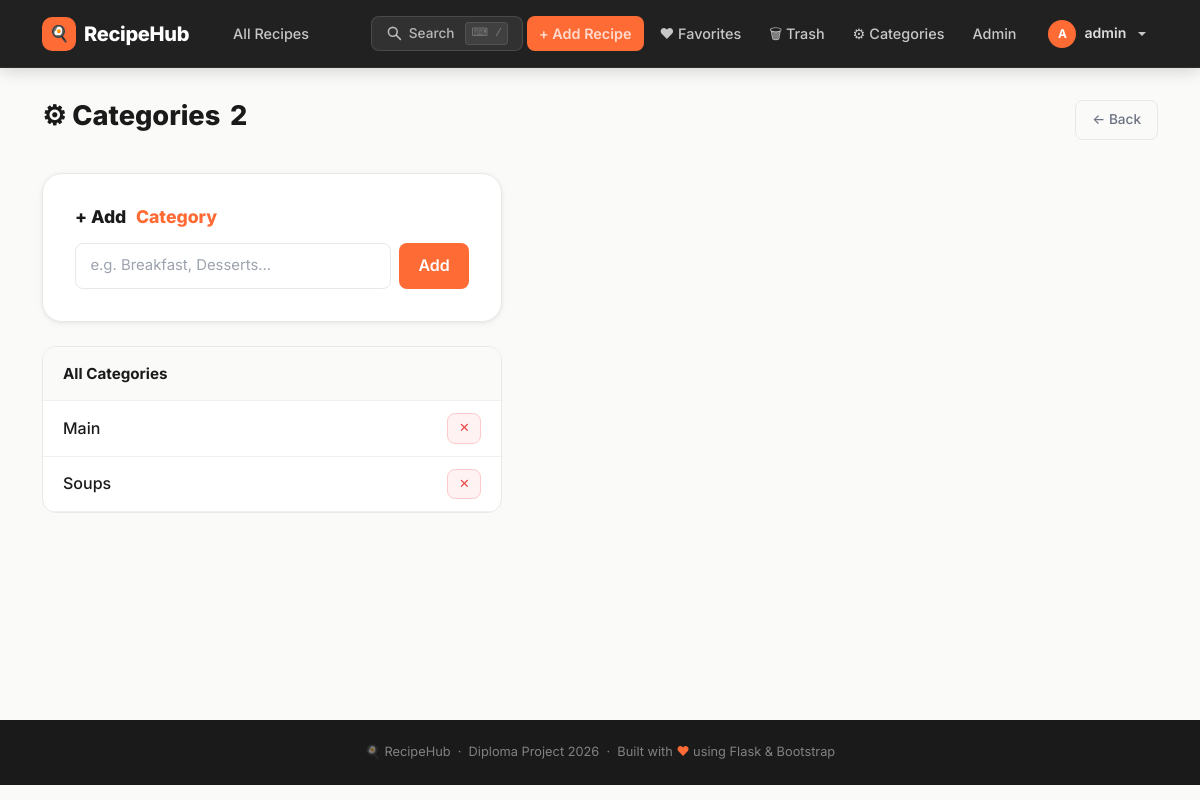
The app's page /admin/categories (signed in) with its own data.
### entities/user.py (models this page shows, shortened)
class User(UserMixin, db.Model):
    __tablename__ = 'users'
    id            = db.Column(db.Integer, primary_key=True)
    username      = db.Column(db.String(100), unique=True, nullable=False)
    email         = db.Column(db.String(255), unique=True, nullable=False, index=True)
    password_hash = db.Column(db.String(255), nullable=False)
    role          = db.Column(db.String(20), default='user')  # 'user' | 'admin'
    bio           = db.Column(db.Text, nullable=True)
    avatar_path   = db.Column(db.String(512), nullable=True)
    is_active     = db.Column(db.Boolean, default=True, nullable=False)
    created_at    = db.Column(db.DateTime, default=datetime.utcnow)
    updated_at    = db.Column(db.DateTime, default=datetime.utcnow, onupdate=datetime.utcnow)
    recipes  = db.relationship('Recipe', backref='author', lazy='dynamic',
                               foreign_keys='Recipe.author_id')
    favorites = db.relationship('Favorite', backref='user', lazy='dynamic')
    ratings   = db.relationship('Rating',   backref='user', lazy='dynamic')
    comments  = db.relationship('Comment',  backref='user', lazy='dynamic')
    def is_admin(self):
        return self.role == 'admin'

### entities/category.py (models this page shows, shortened)
class Category(db.Model):
    __tablename__ = 'categories'
    id          = db.Column(db.Integer, primary_key=True)
    name        = db.Column(db.String(120), unique=True, nullable=False)
    slug        = db.Column(db.String(140), unique=True, nullable=False)
    description = db.Column(db.String(255), nullable=True)
    image_path  = db.Column(db.String(512), nullable=True)
    created_at  = db.Column(db.DateTime, default=datetime.utcnow)
    recipes = db.relationship('Recipe', backref='category', lazy='dynamic')

### app.py (the view, shortened to what this page needs)
@app.route('/admin/categories', methods=['GET', 'POST'])
@login_required
def categories():
    if not current_user.is_admin():
        flash('Access denied', 'danger')
        return redirect(url_for('index'))
    cats = Category.query.all()
    return render_template('categories.html', categories=cats)

### templates/categories.html (shortened to what this page needs)
{% extends "base.html" %}
{% block content %}
<div class="page-header">
  <h1 class="page-header-title">
    ⚙ Categories
    <span class="count-badge">{{ categories|length }}</span>
  </h1>
  <a href="{{ url_for('index') }}" class="btn-ghost" style="font-size:.85rem;">← Back</a>
</div>
<div class="form-card mb-4" style="max-width:460px;">
  <h2 class="form-page-title" style="font-size:1.1rem;margin-bottom:1rem;">
    + Add <span>Category</span>
  </h2>
  <form method="post">
    <div class="d-flex gap-2">
      <input name="name" class="form-input" placeholder="e.g. Breakfast, Desserts…" required>
      <button type="submit" class="btn-accent" style="white-space:nowrap;">Add</button>
    </div>
  </form>
</div>
{% if categories %}
  <div class="content-block" style="max-width:460px;">
    <div class="content-block-header">All Categories</div>
    <div class="content-block-body" style="padding:0;">
      {% for c in categories %}
      <div style="display:flex;align-items:center;justify-content:space-between;
                  padding:.75rem 1.25rem;border-bottom:1px solid var(--border-light);">
        <span style="font-weight:500;">{{ c.name }}</span>
        <form method="post" action="{{ url_for('category_delete', cat_id=c.id) }}"
              style="display:contents">
          <button class="btn-danger-soft" style="font-size:.8rem;padding:.25rem .65rem;"
                  onclick="return confirm('Delete category \'{{ c.name }}\'?')">
            ✕
          </button>
        </form>
      </div>
      {% endfor %}
    </div>
  </div>
{% else %}
  <div class="empty-state" style="padding:2.5rem 1rem;">
    <div class="empty-state-icon">📂</div>
    <h5>No categories yet</h5>
    <p>Add the first category above.</p>
  </div>
{% endif %}
{% endblock %}

### templates/base.html (shortened to what this page needs)
<!doctype html>
<html lang="en">
<head>
  <link href="https://cdn.jsdelivr.net/npm/bootstrap@5.3.0/dist/css/bootstrap.min.css" rel="stylesheet">
  <link rel="stylesheet" href="{{ url_for('static', filename='css/main.css') }}">
</head>
<body>
<nav class="navbar navbar-expand-lg">
  <div class="container">
    <a class="navbar-brand" href="{{ url_for('index') }}">
      <span class="brand-icon">🍳</span>
      RecipeHub
    </a>
    <div class="collapse navbar-collapse" id="navMenu">
      <ul class="navbar-nav me-auto ms-3">
        <li class="nav-item">
          <a class="nav-link" href="{{ url_for('all_recipes') }}">All Recipes</a>
        </li>
      </ul>
      <ul class="navbar-nav ms-auto align-items-center gap-1">
        <li class="nav-item">
          <button class="nav-search-btn" id="navSearchTrigger" title="Search (/)">
            <svg width="16" height="16" viewBox="0 0 20 20" fill="none"
                 stroke="currentColor" stroke-width="2" stroke-linecap="round">
              <circle cx="8.5" cy="8.5" r="5.5"/>
              <line x1="13" y1="13" x2="18" y2="18"/>
            </svg>
            Search
            <span class="nav-search-hint">⌨ /</span>
          </button>
        </li>
        {% if current_user.is_authenticated %}
          <li class="nav-item">
            <a class="nav-link nav-add-btn" href="{{ url_for('add_recipe') }}">+ Add Recipe</a>
          </li>
          <li class="nav-item">
            <a class="nav-link" href="{{ url_for('favorites') }}">♥ Favorites</a>
          </li>
          <li class="nav-item">
            <a class="nav-link" href="{{ url_for('trash') }}">🗑 Trash</a>
          </li>
          {% if current_user.is_admin() %}
            <li class="nav-item">
              <a class="nav-link" href="{{ url_for('categories') }}">⚙ Categories</a>
            </li>
            <li class="nav-item">
              <a class="nav-link" href="{{ url_for('admin_panel') }}">Admin</a>
            </li>
          {% endif %}
          <li class="nav-item dropdown ms-1">
            <a class="nav-link dropdown-toggle d-flex align-items-center gap-2"
               href="#" data-bs-toggle="dropdown">
              {% if current_user.avatar_path %}
                <img src="/{{ current_user.avatar_path }}" class="nav-avatar" alt="">
              {% else %}
                <span class="nav-avatar-placeholder">{{ current_user.username[0].upper() }}</span>
              {% endif %}
              <span style="font-size:.88rem;font-weight:600;color:rgba(255,255,255,.85)">
                {{ current_user.username }}
              </span>
            </a>
          </li>
        {% endif %}
      </ul>
    </div>
  </div>
</nav>
<main class="main-content">
  <div class="container">
    <div class="page-enter">
      {% block content %}{% endblock %}
    </div>
  </div>
</main>
<footer class="site-footer">
  🍳 RecipeHub &nbsp;·&nbsp; Diploma Project 2026 &nbsp;·&nbsp;
  Built with <span style="color:var(--accent)">♥</span> using Flask &amp; Bootstrap
</footer>
</body>
</html>

### records on screen
User: username "A", username "admin"
Category: name "Main"
Category: name "Soups"

### other values on screen
{{ categories|length }} "2"
